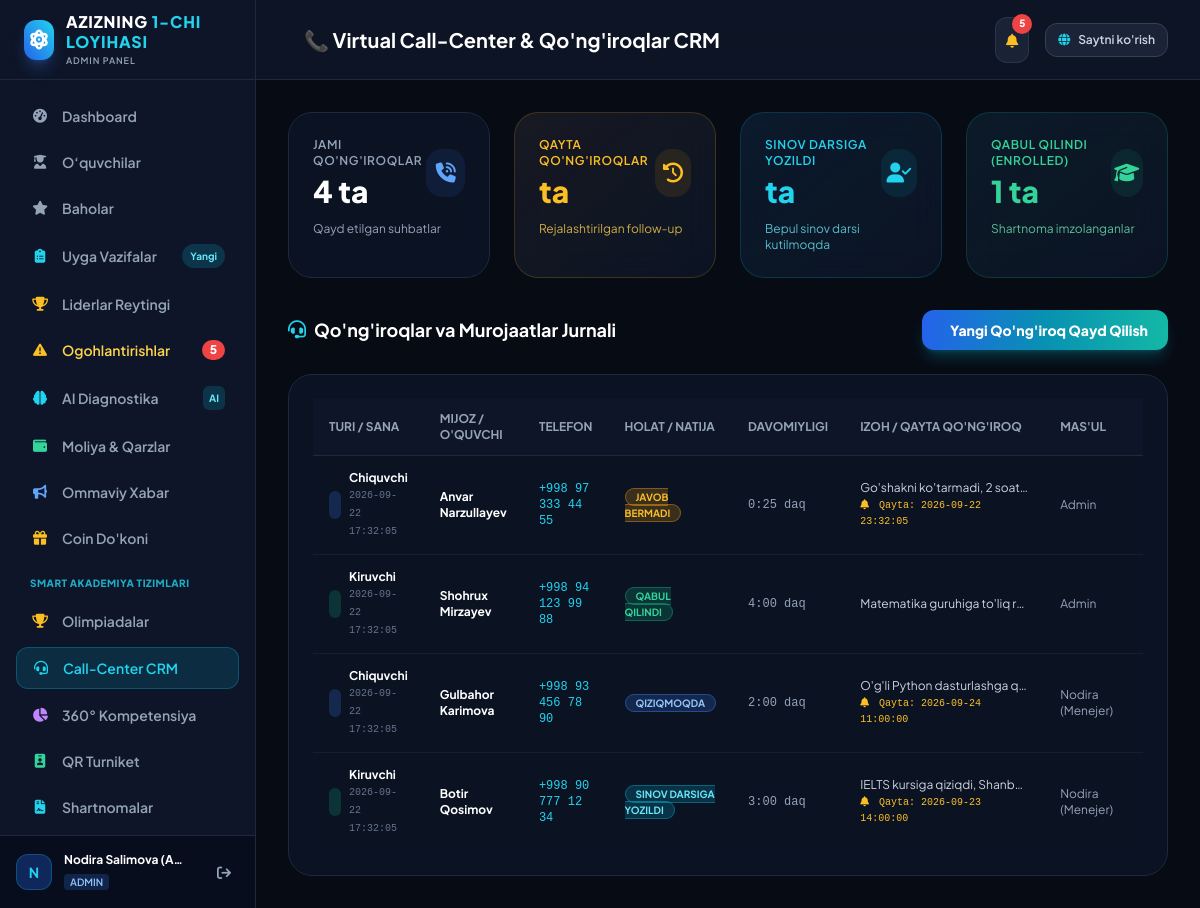
The page /admin/call-center (signed in) on the database its author committed.
### tables this page shows
CREATE TABLE call_logs (
        id INTEGER PRIMARY KEY AUTOINCREMENT,
        lead_id INTEGER,
        student_name TEXT NOT NULL,
        phone TEXT NOT NULL,
        call_type TEXT DEFAULT 'outgoing' CHECK(call_type IN ('incoming', 'outgoing')),
        status TEXT NOT NULL CHECK(status IN ('answered', 'no_answer', 'interested', 'trial_booked', 'rejected', 'enrolled')),
        duration_seconds INTEGER DEFAULT 60,
        notes TEXT,
        callback_date TEXT,
        created_by TEXT DEFAULT 'Admin',
        created_at TIMESTAMP DEFAULT CURRENT_TIMESTAMP
    );

### app.py (the view)
@app.route('/admin/call-center')
@login_required
def admin_call_center():
    conn = get_db_connection()
    cursor = conn.cursor()
    cursor.execute("SELECT * FROM call_logs ORDER BY id DESC")
    calls = [dict(r) for r in cursor.fetchall()]
    today_str = datetime.now().strftime('%Y-%m-%d')
    today_calls = sum(1 for c in calls if c.get('created_at', '').startswith(today_str))
    booked_trials = sum(1 for c in calls if c.get('status') == 'trial_booked')
    enrolled_count = sum(1 for c in calls if c.get('status') == 'enrolled')
    cursor.execute("SELECT id, title, price FROM courses WHERE active = 1 ORDER BY title ASC")
    courses = [dict(c) for c in cursor.fetchall()]
    conn.close()
    return render_template(
        'admin/call_center.html',
        calls=calls,
        call_logs=calls,
        today_calls=today_calls,
        booked_trials=booked_trials,
        enrolled_count=enrolled_count,
        courses=courses
    )

### app.py (called while the page is built)
def login_required(f):
    @wraps(f)
    def decorated_function(*args, **kwargs):
        if 'user' not in session:
            flash("Tizimga kirishingiz lozim!", "warning")
            return redirect(url_for('login', next=request.url))
        return f(*args, **kwargs)
    return decorated_function

### database.py (called while the page is built)
def get_db_connection():
    conn = sqlite3.connect(DB_PATH)
    conn.row_factory = sqlite3.Row
    conn.execute("PRAGMA foreign_keys = ON")
    return conn

### templates/admin/call_center.html (shortened to what this page needs)
{% extends "admin/layout.html" %}
{% block page_title %}
    <span>📞 Virtual Call-Center & Qo'ng'iroqlar CRM</span>
{% endblock %}
{% block content %}
<div class="grid grid-cols-1 md:grid-cols-4 gap-6 mb-8">
    <div class="glass-panel p-6 rounded-3xl border border-slate-800">
        <div class="flex items-center justify-between">
            <div>
                <p class="text-xs font-semibold text-slate-400 uppercase tracking-wider">Jami Qo'ng'iroqlar</p>
                <h3 class="text-3xl font-black text-white mt-1">{{ calls|length }} ta</h3>
            </div>
            <div class="w-12 h-12 rounded-2xl bg-blue-500/10 text-blue-400 flex items-center justify-center text-xl">
                <i class="fas fa-phone-volume"></i>
            </div>
        </div>
        <p class="text-xs text-slate-400 mt-3">Qayd etilgan suhbatlar</p>
    </div>
    <div class="glass-panel p-6 rounded-3xl border border-amber-500/20 bg-gradient-to-br from-amber-500/5 to-transparent">
        <div class="flex items-center justify-between">
            <div>
                <p class="text-xs font-semibold text-amber-400 uppercase tracking-wider">Qayta Qo'ng'iroqlar</p>
                <h3 class="text-3xl font-black text-amber-400 mt-1">{{ followups_count }} ta</h3>
            </div>
            <div class="w-12 h-12 rounded-2xl bg-amber-500/10 text-amber-400 flex items-center justify-center text-xl">
                <i class="fas fa-clock-rotate-left"></i>
            </div>
        </div>
        <p class="text-xs text-amber-300/80 mt-3">Rejalashtirilgan follow-up</p>
    </div>
    <div class="glass-panel p-6 rounded-3xl border border-cyan-500/20 bg-gradient-to-br from-cyan-500/5 to-transparent">
        <div class="flex items-center justify-between">
            <div>
                <p class="text-xs font-semibold text-cyan-400 uppercase tracking-wider">Sinov Darsiga Yozildi</p>
                <h3 class="text-3xl font-black text-cyan-400 mt-1">{{ trial_booked_count }} ta</h3>
            </div>
            <div class="w-12 h-12 rounded-2xl bg-cyan-500/10 text-cyan-400 flex items-center justify-center text-xl">
                <i class="fas fa-user-check"></i>
            </div>
        </div>
        <p class="text-xs text-cyan-300/80 mt-3">Bepul sinov darsi kutilmoqda</p>
    </div>
    <div class="glass-panel p-6 rounded-3xl border border-emerald-500/20 bg-gradient-to-br from-emerald-500/5 to-transparent">
        <div class="flex items-center justify-between">
            <div>
                <p class="text-xs font-semibold text-emerald-400 uppercase tracking-wider">Qabul Qilindi (Enrolled)</p>
                <h3 class="text-3xl font-black text-emerald-400 mt-1">{{ enrolled_count }} ta</h3>
            </div>
            <div class="w-12 h-12 rounded-2xl bg-emerald-500/10 text-emerald-400 flex items-center justify-center text-xl">
                <i class="fas fa-graduation-cap"></i>
            </div>
        </div>
        <p class="text-xs text-emerald-300/80 mt-3">Shartnoma imzolanganlar</p>
    </div>
</div>
<div class="flex flex-wrap items-center justify-between gap-4 mb-6">
    <h3 class="text-lg font-bold text-white flex items-center gap-2">
        <i class="fas fa-headset text-cyan-400"></i>
        Qo'ng'iroqlar va Murojaatlar Jurnali
    </h3>
    <button onclick="openModal('new-call-modal')" class="px-5 py-2.5 rounded-xl bg-gradient-to-r from-blue-600 via-cyan-600 to-teal-500 hover:from-blue-500 hover:to-teal-400 text-white font-black text-sm shadow-lg shadow-cyan-500/25 flex items-center gap-2 transition-all">
        <span>Yangi Qo'ng'iroq Qayd Qilish</span>
    </button>
</div>
<div class="glass-panel p-6 rounded-3xl border border-slate-800">
    <div class="overflow-x-auto">
        <table class="w-full text-left text-sm text-slate-300">
            <thead class="text-xs uppercase bg-slate-900/80 text-slate-400 border-b border-slate-800">
                <tr>
                    <th class="py-3 px-4">Turi / Sana</th>
                    <th class="py-3 px-4">Mijoz / O'quvchi</th>
                    <th class="py-3 px-4">Telefon</th>
                    <th class="py-3 px-4">Holat / Natija</th>
                    <th class="py-3 px-4">Davomiyligi</th>
                    <th class="py-3 px-4">Izoh / Qayta Qo'ng'iroq</th>
                    <th class="py-3 px-4">Mas'ul</th>
                    <th class="py-3 px-4 text-center">Tezkor Amal</th>
                </tr>
            </thead>
            <tbody class="divide-y divide-slate-800/60 text-xs">
                {% for c in calls %}
                <tr class="hover:bg-slate-800/30 transition-colors">
                    <td class="py-3.5 px-4">
                        <div class="flex items-center space-x-2">
                            <span class="p-1.5 rounded-lg {% if c.call_type == 'incoming' %}bg-emerald-500/20 text-emerald-400{% else %}bg-blue-500/20 text-blue-400{% endif %}">
                            </span>
                            <div>
                                <span class="font-bold text-white block">{{ 'Kiruvchi' if c.call_type == 'incoming' else 'Chiquvchi' }}</span>
                                <span class="text-[10px] text-slate-500 font-mono">{{ c.created_at }}</span>
                            </div>
                        </div>
                    </td>
                    <td class="py-3.5 px-4 font-bold text-white">
                        {{ c.student_name }}
                    </td>
                    <td class="py-3.5 px-4 font-mono text-cyan-400">
                        <a href="tel:{{ c.phone }}" class="hover:underline">{{ c.phone }}</a>
                    </td>
                    <td class="py-3.5 px-4">
                        <span class="px-2.5 py-0.5 rounded-full text-[10px] font-bold uppercase
                            {% if c.status == 'trial_booked' %}bg-cyan-500/20 text-cyan-300 border border-cyan-500/40
                            {% elif c.status == 'enrolled' %}bg-emerald-500/20 text-emerald-400 border border-emerald-500/40
                            {% elif c.status == 'interested' %}bg-blue-500/20 text-blue-300 border border-blue-500/40
                            {% elif c.status == 'no_answer' %}bg-amber-500/20 text-amber-400 border border-amber-500/40
                            {% elif c.status == 'rejected' %}bg-red-500/20 text-red-400 border border-red-500/40
                            {% else %}bg-slate-800 text-slate-400{% endif %}">
                            {% if c.status == 'trial_booked' %}Sinov Darsiga Yozildi
                            {% elif c.status == 'enrolled' %}Qabul Qilindi
                            {% elif c.status == 'interested' %}Qiziqmoqda
                            {% elif c.status == 'no_answer' %}Javob Bermadi
                            {% elif c.status == 'rejected' %}Rad Etdi
                            {% else %}{{ c.status }}{% endif %}
                        </span>
                    </td>
                    <td class="py-3.5 px-4 font-mono text-slate-400">
                        {{ c.duration_seconds // 60 }}:{{ "%02d" % (c.duration_seconds % 60) }} daq
                    </td>
                    <td class="py-3.5 px-4 max-w-[200px]">
                        <p class="text-slate-300 truncate" title="{{ c.notes }}">{{ c.notes or '—' }}</p>
                        {% if c.callback_date %}
                        <span class="text-[10px] text-amber-400 font-mono block mt-0.5">
                            <i class="fas fa-bell mr-1"></i> Qayta: {{ c.callback_date }}
                        </span>
                        {% endif %}
                    </td>
                    <td class="py-3.5 px-4 text-slate-400">
                        {{ c.created_by or 'Admin' }}
                    </td>
                    <td class="py-3.5 px-4 text-center">
                    </td>
                </tr>
                {% else %}
                <tr>
                    <td colspan="8" class="text-center py-10 text-slate-500">
                        Hozircha qo'ng'iroqlar tarixi mavjud emas.
                    </td>
                </tr>
                {% endfor %}
            </tbody>
        </table>
    </div>
</div>
{% endblock %}

### static/css/custom.css (style rules this page uses)
:root { --bg-dark: #070B14; --bg-card: rgba(15, 23, 42, 0.75); --border-glow: rgba(56, 189, 248, 0.18); --electric-blue: #0066FF; --electric-cyan: #00F0FF; --accent-purple: #8B5CF6; --warning-glow: rgba(239, 68, 68, 0.3); }
body { font-family: 'Plus Jakarta Sans', -apple-system, BlinkMacSystemFont, sans-serif; background-color: var(--bg-dark); color: #F8FAFC; overflow-x: hidden; }
.glass-panel { background: rgba(15, 23, 42, 0.72); backdrop-filter: blur(16px); -webkit-backdrop-filter: blur(16px); border: 1px solid rgba(255, 255, 255, 0.08); }

### rows shown on the page
call_logs: call_type "Chiquvchi", created_at "2026-09-22 17:32:05", student_name "Anvar Narzullayev", phone "+998 97 333 44 55", status "JAVOB BERMADI", duration_seconds "0", c.duration_seconds%60 "25", notes "Go'shakni ko'tarmadi, 2 soat…", callback_date "2026-09-22 23:32:05", created_by "Admin"
call_logs: call_type "Kiruvchi", created_at "2026-09-22 17:32:05", student_name "Shohrux Mirzayev", phone "+998 94 123 99 88", status "QABUL QILINDI", duration_seconds "4", c.duration_seconds%60 "00", notes "Matematika guruhiga to'liq r…", created_by "Admin"
call_logs: call_type "Chiquvchi", created_at "2026-09-22 17:32:05", student_name "Gulbahor Karimova", phone "+998 93 456 78 90", status "QIZIQMOQDA", duration_seconds "2", c.duration_seconds%60 "00", notes "O'g'li Python dasturlashga q…", callback_date "2026-09-24 11:00:00", created_by "Nodira (Menejer)"
call_logs: call_type "Kiruvchi", created_at "2026-09-22 17:32:05", student_name "Botir Qosimov", phone "+998 90 777 12 34", status "SINOV DARSIGA YOZILDI", duration_seconds "3", c.duration_seconds%60 "00", notes "IELTS kursiga qiziqdi, Shanb…", callback_date "2026-09-23 14:00:00", created_by "Nodira (Menejer)"

### other values the page prints
{{ unresolved_warnings_count }} "5"
{{ current_user.full_name[:1] }} "N"
{{ current_user.full_name }} "Nodira Salimova (A…"
{{ current_user.role }} "ADMIN"
{{ calls|length }} "4"
{{ enrolled_count }} "1"
